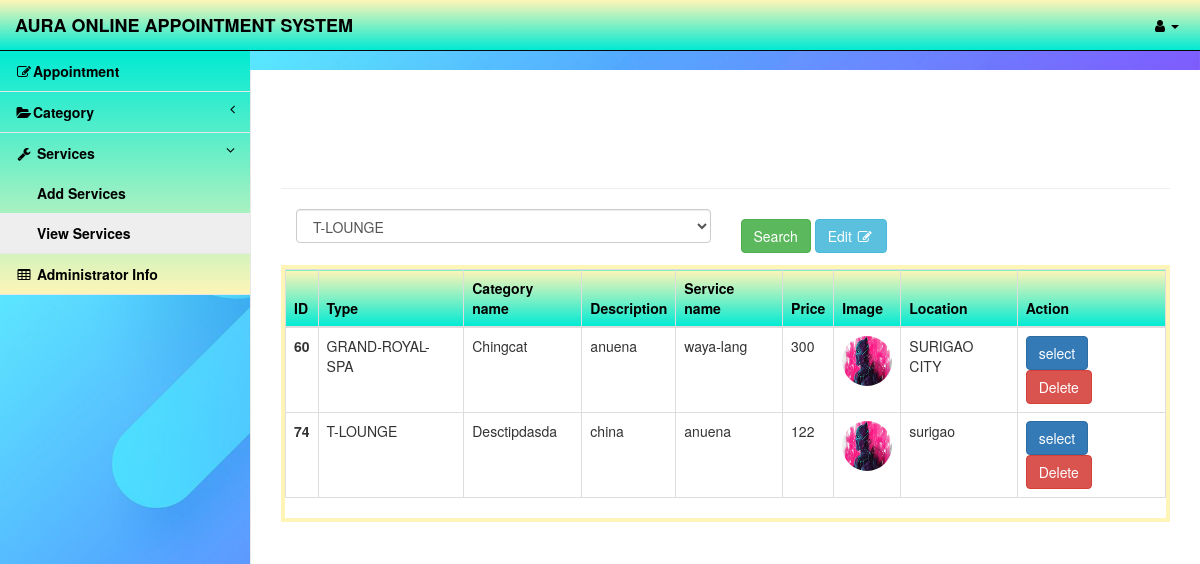
Screenshot of /page/viewservices.php (signed in) with the database file from the repository.
### tables this page shows
CREATE TABLE `services` (
  `id` int(10) NOT NULL,
  `maincategory` varchar(255) NOT NULL,
  `category` varchar(255) NOT NULL,
  `description` varchar(255) NOT NULL,
  `servicename` varchar(255) NOT NULL,
  `price` int(50) NOT NULL,
  `image` varchar(255) NOT NULL,
  `location` varchar(255) NOT NULL
);

### page/viewservices.php (the view, shortened to what this page needs)
<?php include 'index.php';
?>
<div id="page-wrapper">
    <div class="container-fluid">
        <div class="row">
            <div class="col-lg-12">
                <h1 class="page-header">&nbsp;</h1>
                <form role="form" action="" name="formR" method="post" enctype="multipart/form-data">
                    <div class="row">
                        <div class="col-lg-12">
                            <div class="col-lg-6">
                                <select class="form-control" name="option">
                                    <option>T-LOUNGE</option>
                                </select>
                            </div>
                            <div class="col-lg-6">
                                <button class="btn btn-success" name="search">Search</button>
                                <button type="button" data-toggle="modal" data-target="#myModal" name="edit" class="btn btn-info">Edit
                                    <i class="fa  fa-edit fa-fw"></i>
                                </button>
                            </div>
                </form>
                <?php
                $con = new mysqli('localhost', 'root', '', 'mydatabase');
                if (isset($_POST['search'])) {
                    $searchkey = $_POST['option'];
                    $sql = "Select * from `services` where maincategory like '%$searchkey%'";
                } else {
                    $sql = "Select * from `services`";
                }
                $result = mysqli_query($con, $sql);
                ?>
            </div>
            <div class="panel-body">
                <div class="panel-heading">
                </div>
                <div  style=" border: 4px solid #FFF5B7;" class="table-responsive">
                    <table id="table" class="table table-bordered ">
                        <thead>
                            <tr>
                                <th style= "color:black; background-image:linear-gradient(0deg, #00EAD3,#FFF5B7);">ID</th>
                                <th style= "color:black; background-image:linear-gradient(0deg, #00EAD3,#FFF5B7);">Type</th>
                                <th style= "color:black; background-image:linear-gradient(0deg, #00EAD3,#FFF5B7);">Category name</th>
                                <th style= "color:black; background-image:linear-gradient(0deg, #00EAD3,#FFF5B7);">Description</th>
                                <th style= "color:black; background-image:linear-gradient(0deg, #00EAD3,#FFF5B7);">Service name</th>
                                <th style= "color:black; background-image:linear-gradient(0deg, #00EAD3,#FFF5B7);">Price</th>
                                <th style= "color:black; background-image:linear-gradient(0deg, #00EAD3,#FFF5B7);">Image</th>
                                <th style= "color:black; background-image:linear-gradient(0deg, #00EAD3,#FFF5B7);">Location</th>
                                <th style= "color:black; background-image:linear-gradient(0deg, #00EAD3,#FFF5B7);">Action</th>
                            </tr>
                        </thead>
                        <tbody>
                            <tr class="gradeU">
                                <?php
                                if ($result) {
                                    while ($row = mysqli_fetch_assoc($result)) {
                                        $id = $row['id'];
                                        $maincategory = $row['maincategory'];
                                        $category = $row['category'];
                                        $description = $row['description'];
                                        $servicename = $row['servicename'];
                                        $price = $row['price'];
                                        $image = $row['image'];
                                        $location = $row['location'];
                                        echo
                                        '<tr>
                                                            <th scope="row">' . $id . '</th>
                                                            <td>' . $maincategory . '</td>
                                                            <td>' . $category . '</td>
                                                            <td>' . $description . '</td>
                                                            <td>' . $servicename . '</td>
                                                            <td>' . $price . '</td>
                                                            <td><img src="images/' . $image . '" width="50px;" height="50px;" style ="border-radius: 50%;" alt="Image"></td>
                                                            <td>' . $location . '</td>
                                                            <td>
                                                            <button type="button" id="buttonq" class="btn btn-primary ">select</button>
                                                            <button class="btn btn-danger"><a class="wt" href="delete2.php?deleteid=' . $id . '">Delete</a></button>
                                                            </td>
                                                        </tr>';
                                    }
                                }
                                ?>
                            </tr>
                        </tbody>
                    </table>
                </div>
            </div>
        </div>
    </div>
</div>

### css/startmin.css (style rules this page uses)
body { background-color: #f8f8f8; }
#page-wrapper { padding-top: 30px; min-height: 568px; background-color: #fff; }
@media (min-width:768px) { #page-wrapper { position: inherit; margin-left: 250px; padding: 30px 15px 0 15px; border-left: 1px solid #e7e7e7; } }

### page/viewservices.php (style rules this page uses)
.wt { color: white; }
body { background-image: url("../page/images/bg.jpg"); background-repeat: no-repeat; background-attachment: fixed; background-size: cover; }

### rows the page displays
services: id "60", maincategory "GRAND-ROYAL-SPA", category "Chingcat", description "anuena", servicename "waya-lang", price "300", image (picture), location "SURIGAO CITY"
services: id "74", maincategory "T-LOUNGE", category "Desctipdasda", description "china", servicename "anuena", price "122", image (picture), location "surigao"
